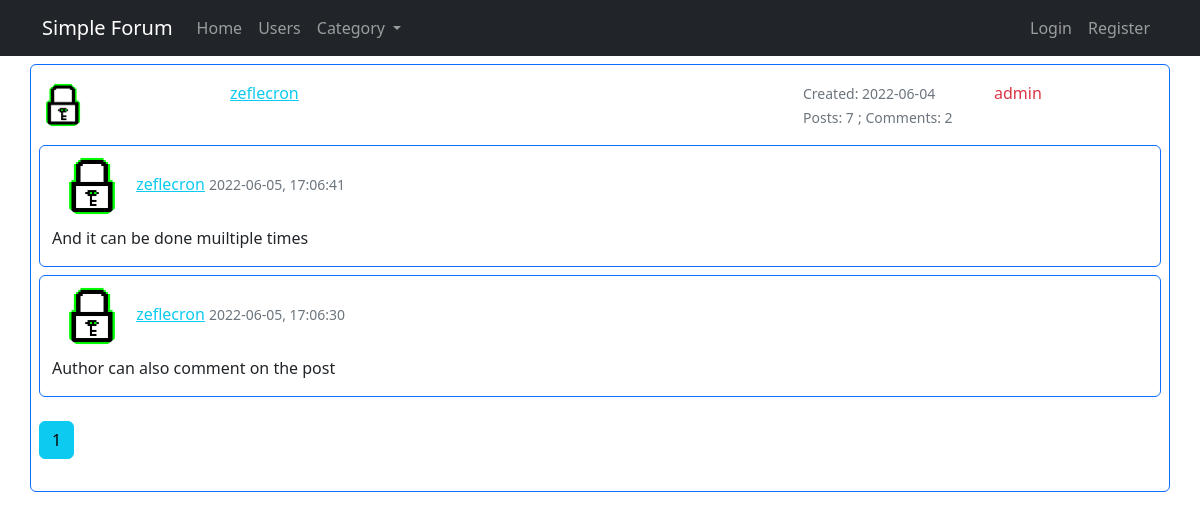
The page /view_user/zeflecron/comments on the database its author committed.
### models.py (models this page shows, shortened)
class User(db.Model, UserMixin):
    id = db.Column(db.Integer, primary_key=True)
    username = db.Column(db.String(20), unique=True, nullable=False)
    email = db.Column(db.String(100), unique=True, nullable=False)
    password = db.Column(db.String(20), nullable=False)
    prof_pic = db.Column(db.String(60), nullable=False, default='default.png')
    date_created = db.Column(db.DateTime, nullable=False,
                             default=datetime.utcnow)
    description = db.Column(db.String(80), nullable=True, default='')
    role = db.Column(db.String(10), nullable=False, default='member')
    posts = db.relationship('Post', backref='user_post', lazy=True)
    comments = db.relationship('Comment', backref='user_comment', lazy=True)

class Comment(db.Model):
    id = db.Column(db.Integer, primary_key=True)
    content = db.Column(db.Text, nullable=False)
    time_posted = db.Column(db.DateTime, nullable=False,
                            default=datetime.utcnow)
    user_id = db.Column(db.Integer, db.ForeignKey('user.id'), nullable=False)
    post_id = db.Column(db.Integer, db.ForeignKey('post.id'), nullable=False)

### routes.py (the view)
@app.route("/view_user/<string:username>/comments")
def user_comments(username):
    page = request.args.get('page', 1, type=int)
    user = User.query.filter_by(username=username).first_or_404()
    comments = Comment.query.filter_by(user_comment=user) \
        .order_by(Comment.time_posted.desc()) \
        .paginate(page=page, per_page=10)
    return render_template('user_comments.html', title='user_comments',
                           user=user, comments=comments)

### templates/user_comments.html (shortened to what this page needs)
{% extends "layout.html" %}
{% block content %}
    <div class="container border border-primary rounded mt-2 p-2">
        <div class="row">
            <div class="col-sm-2 pt-2 pb-2">
                <img class="rounded-circle users-img" src="{{ url_for('static', filename='prof_pics/' + user.prof_pic) }}">
            </div>
            <div class="col-sm-2 pt-2 pb-2">
                <a class="text-info" href="{{ url_for('view_user', username=user.username) }}">{{ user.username }}</a>
            </div>
            <div class="col-sm-4 pt-2">
            </div>
            <div class="col-sm-2 pt-2 pb-2">
                <small class="text-muted">Created: {{ user.date_created.strftime('%Y-%m-%d') }}</small><br>
                <small class="text-muted">Posts: {{ user.posts|length }}</small>
                <small class="text-muted">; Comments: {{ user.comments|length }}</small>
            </div>
            <div class="col-sm-1 pt-2 pb-2">
                {% if user.role == 'member' %}
                    <p class="text-success">{{ user.role }}</p>
                {% else %}
                    <p class="text-danger">{{ user.role }}</p>
                {% endif %}
            </div>
        </div>
        {% for comment in comments.items %}
            <div class="container border border-primary rounded mt-2">
                <img class="rounded-circle home-img p-2" src="{{ url_for('static', filename='prof_pics/' + comment.user_comment.prof_pic) }}">
                <a class="text-info" href="{{ url_for('view_user', username=comment.user_comment.username) }}">{{ comment.user_comment.username }}</a>
                <small class="text-muted">{{ comment.time_posted.strftime('%Y-%m-%d, %H:%M:%S') }}</small>
                <p class="overflow-hidden">{{ comment.content }}</p>
            </div>
        {% endfor %}
        {% for page_num in comments.iter_pages(left_edge=1, right_edge=1, left_current=1, right_current=2) %}
            {% if page_num %}
                {% if comments.page == page_num %}
                    <a class="btn btn-info mt-4 mb-4" href="{{ url_for('user_comments', username=user.username, page=page_num) }}">{{ page_num }}</a>
                {% else %}
                    <a class="btn btn-outline-info mt-4 mb-4" href="{{ url_for('user_comments', username=user.username, page=page_num) }}">{{ page_num }}</a>
                {% endif %}
            {% else %}
                <span class="fs-1 text-info">...</span>
            {% endif %}
        {% endfor %}
    </div>
{% endblock content %}

### static/style.css (style rules this page uses)
.users-img { width: 3em; height: 3em; overflow: hidden; }
.home-img { width: 5em; height: 5em; overflow: hidden; }

### rows shown on the page
User: prof_pic (picture), username "zeflecron", date_created "2022-06-04", role "admin"
Comment: prof_pic (picture), user_comment.username "zeflecron", time_posted "2022-06-05, 17:06:41", content "And it can be done muiltiple times"
Comment: prof_pic (picture), user_comment.username "zeflecron", time_posted "2022-06-05, 17:06:30", content "Author can also comment on the post"

### other values the page prints
{{ user.posts|length }} "7"
{{ user.comments|length }} "2"
{{ page_num }} "1"
